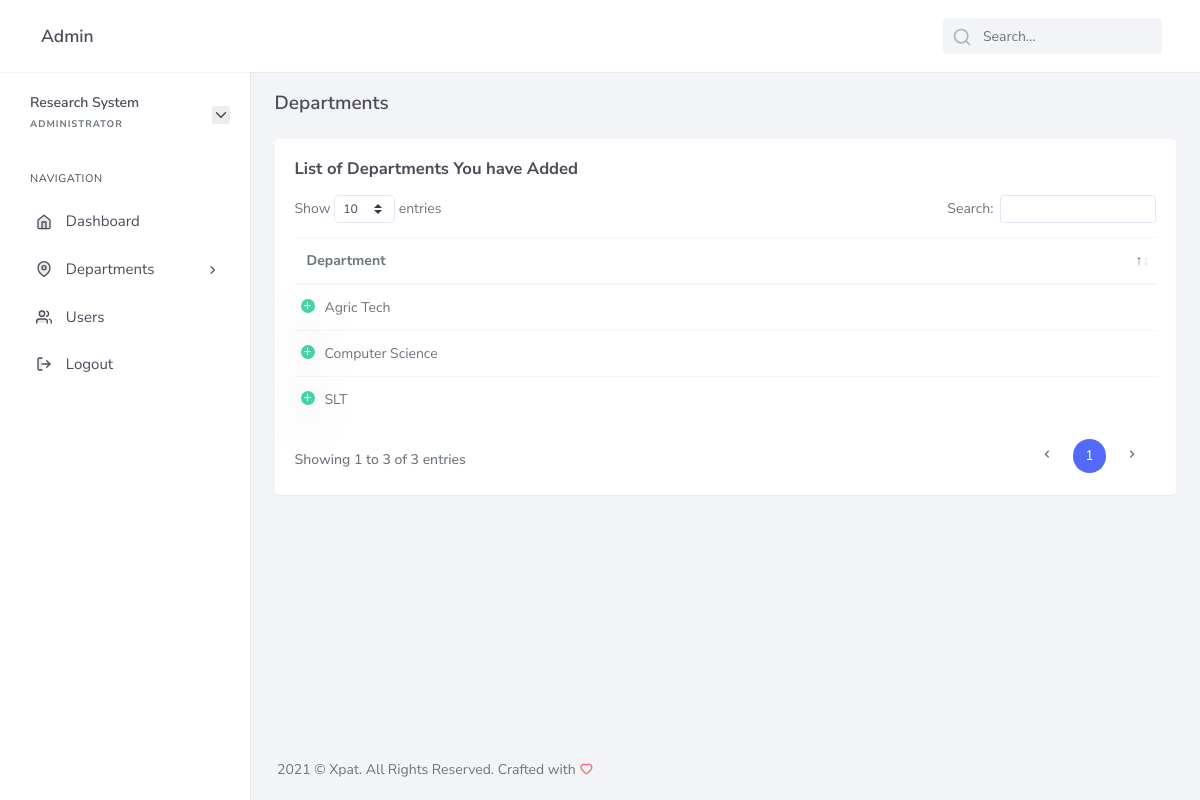
/admin/departments.php (signed in), run on the app's committed database.
### tables this page shows
CREATE TABLE `departments` (
  `id` int(11) NOT NULL,
  `department` varchar(140) NOT NULL
);

### core/db.class.php (called while the page is built, shortened)
<?php
    class DB {
        public $host = 'localhost';
        public $dbname = 'research_system';
        public $password = '';
        public $username = 'root';
        public $conn;
        function __construct(){
            try {
                $this->conn = new PDO("mysql:host=$this->host;dbname=$this->dbname;", $this->username, $this->password);
                $this->conn->setAttribute(PDO::ATTR_ERRMODE,PDO::ERRMODE_EXCEPTION);
            } catch (PDOException $ex) {
                echo 'Error in database connection '. $ex->getMessage();
            }
        }
        function prep($query){
            return $this->conn->prepare($query);
        }
        function fetchAll($query,$value){
            $query = $this->prep($query);
            $query->execute($value);
            return $query->fetchAll();
        }
    }
?>

### core/departments.class.php (called while the page is built, shortened)
<?php
    include_once 'db.class.php';
    class Departments extends DB{
        function fetch_departments(){
            return DB::fetchAll("SELECT * FROM departments ORDER BY department ",[]);
        }
    }
?>

### admin/departments.php (the view, shortened to what this page needs)
<?php
include_once '../core/departments.class.php';
$department_obj = new departments();
$departments = $department_obj->fetch_departments();
?>
<!DOCTYPE html>
<html lang="en">
<?php include_once 'components/head.php'; ?>
<body>
    <div id="wrapper">
        <?php include_once 'components/header.php'; ?>
        <?php include_once 'components/sidebar.php'; ?>
        <div class="content-page">
            <div class="content">
                <div class="container-fluid">
                    <div class="row page-title align-items-center">
                        <div class="col-sm-4 col-xl-6">
                            <h4 class="mb-1 mt-0">Departments</h4>
                        </div>
                    </div>
                        <div class="row">
                            <div class="col-12">
                                <div class="card">
                                    <div class="card-body">
                                        <h4 class="header-title mt-0 mb-2">List of Departments You have Added</h4>
                                        <table id="basic-datatable" class="table dt-responsive nowrap">
                                            <thead>
                                                <tr>
                                                    <th>Department</th>
                                                </tr>
                                            </thead>
                                            <tbody>
                                                <?php foreach ($departments as $department): ?>
                                                    <tr>
                                                        <td><?php echo $department['department'] ?></td>
                                                    </tr>
                                                <?php endforeach ?>
                                            </tbody>
                                        </table>
                                    </div>
                                </div>
                            </div>
                        </div>
                </div>
            </div>
            <?php include_once 'components/footer.php'; ?>
</body>
</html>

### data on the page
departments: department "Agric Tech"
departments: department "Computer Science"
departments: department "SLT"
